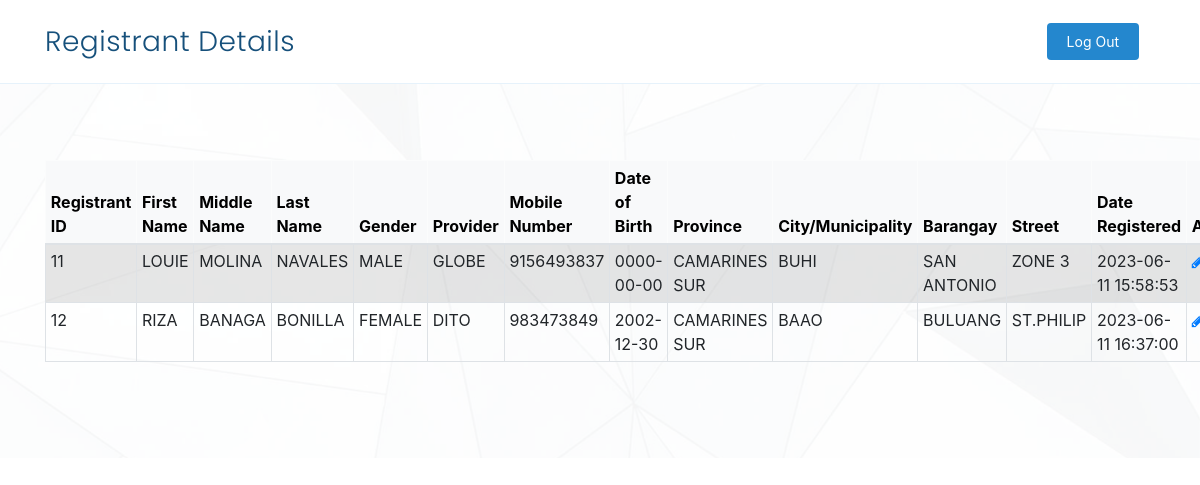
Page /admin.php (signed in) on the earlier database version.
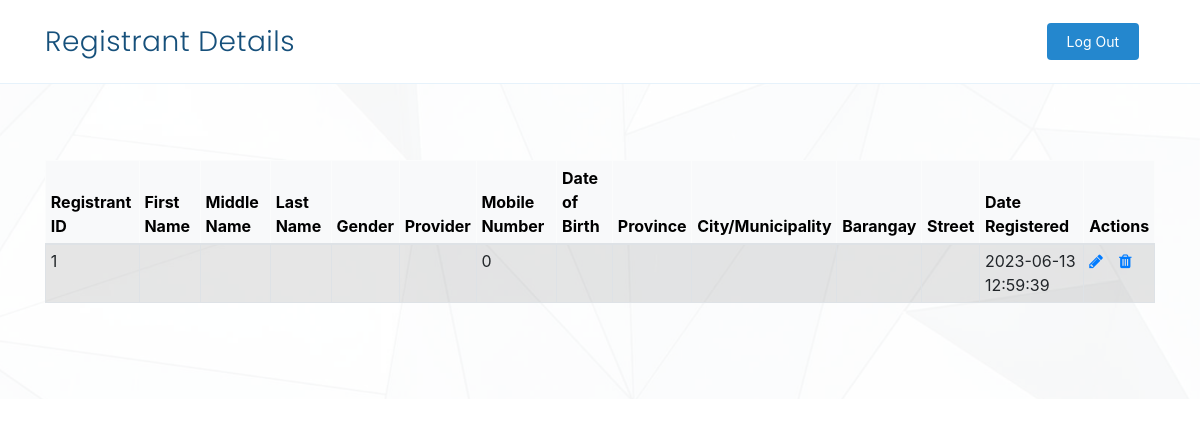
Same page on the later database version.
### tables this page shows
CREATE TABLE `registrants` (
  `id` int(11) NOT NULL,
  `firstname` varchar(50) NOT NULL,
  `middlename` varchar(50) NOT NULL,
  `surname` varchar(50) NOT NULL,
  `gender` varchar(10) NOT NULL,
  `provider` varchar(10) NOT NULL,
  `mobile_number` bigint(20) NOT NULL,
  `date_of_birth` text NOT NULL,
  `province` varchar(50) NOT NULL,
  `city` varchar(50) NOT NULL,
  `barangay` varchar(50) NOT NULL,
  `street` text NOT NULL,
  `date_registered` timestamp NOT NULL DEFAULT current_timestamp() ON UPDATE current_timestamp()
);

### admin.php (the view, shortened to what this page needs)
<!DOCTYPE html>
<html lang="en">
<head>
  <link href="assets/vendor/aos/aos.css" rel="stylesheet">
  <link href="assets/vendor/bootstrap/css/bootstrap.min.css" rel="stylesheet">
  <link href="assets/vendor/bootstrap-icons/bootstrap-icons.css" rel="stylesheet">
  <link href="assets/vendor/boxicons/css/boxicons.min.css" rel="stylesheet">
  <link href="assets/vendor/glightbox/css/glightbox.min.css" rel="stylesheet">
  <link href="assets/vendor/remixicon/remixicon.css" rel="stylesheet">
  <link href="assets/vendor/swiper/swiper-bundle.min.css" rel="stylesheet">
  <link href="assets/css/style.css" rel="stylesheet">
  <link rel="stylesheet" href="https://stackpath.bootstrapcdn.com/bootstrap/4.5.2/css/bootstrap.min.css">
  <link rel="stylesheet" href="https://stackpath.bootstrapcdn.com/bootstrap/4.5.2/css/bootstrap.min.css">
  <link rel="stylesheet" href="https://maxcdn.bootstrapcdn.com/font-awesome/4.7.0/css/font-awesome.min.css">
  <link rel="stylesheet" href="https://cdn.datatables.net/1.13.4/css/jquery.dataTables.min.css">
</head>
<body>
<header id="header" class="fixed-top">
    <div class="container d-flex align-items-center justify-content-between">
      <h1 class="logo"><a>Registrant Details</a></h1>
      <nav id="navbar" class="navbar">
        <ul>
          <li><a class="getstarted scrollto" href="logout.php">Log Out</a></li>
        </ul>
      </nav>
    </div>
  </header>
  <section id=hero>
        <div class="container">
            <div class="row">
                <div class="col-md-12">
                    <?php
                    require_once "config.php";
                    $sql = "SELECT * FROM registrants";
                    if($result = mysqli_query($link, $sql)){
                        if(mysqli_num_rows($result) > 0){
                            echo '<table class="table table-bordered table-striped table-hover table-sm table-responsive{-sm|-md|-lg|-xl|-xxl}" data-aos="fade-down" data-aos-delay="100">';
                                echo '<thead class="table-light">';
                                    echo "<tr>";
                                        echo "<th>Registrant ID</th>";
                                        echo "<th>First Name</th>";
                                        echo "<th>Middle Name</th>";
                                        echo "<th>Last Name</th>";
                                        echo "<th>Gender</th>";
                                        echo "<th>Provider</th>";
                                        echo "<th>Mobile Number</th>";
                                        echo "<th>Date of Birth</th>";
                                        echo "<th>Province</th>";
                                        echo "<th>City/Municipality</th>";
                                        echo "<th>Barangay</th>";
                                        echo "<th>Street</th>";
                                        echo "<th>Date Registered</th>";
                                        echo "<th>Actions</th>";
                                    echo "</tr>";
                                echo "</thead>";
                                echo "<tbody>";
                                while($row = mysqli_fetch_array($result)){
                                    echo "<tr class='text-uppercase'>";
                                        echo "<td>" . $row['id'] . "</td>";
                                        echo "<td>" . $row['firstname'] . "</td>";
                                        echo "<td>" . $row['middlename'] . "</td>";
                                        echo "<td>" . $row['surname'] . "</td>";
                                        echo "<td>" . $row['gender'] . "</td>";
                                        echo "<td>" . $row['provider'] . "</td>";
                                        echo "<td>" . $row['mobile_number'] . "</td>";
                                        echo "<td>" . $row['date_of_birth'] . "</td>";
                                        echo "<td>" . $row['province'] . "</td>";
                                        echo "<td>" . $row['city'] . "</td>";
                                        echo "<td>" . $row['barangay'] . "</td>";
                                        echo "<td>" . $row['street'] . "</td>";
                                        echo "<td>" . $row['date_registered'] . "</td>";
                                        echo "<td>";
                                            echo '<a href="update.php?id='. $row['id'] .'" class="mr-3" title="Update Resgistrant" data-toggle="tooltip"><span class="fa fa-pencil"></span></a>';
                                            echo '<a href="delete.php?id='. $row['id'] .'" title="Delete Registrant" data-toggle="tooltip"><span class="fa fa-trash"></span></a>';
                                        echo "</td>";
                                    echo "</tr>";
                                }
                                echo "</tbody>";
                            echo "</table>";
                        } else{
                            echo '<div class="alert alert-danger"><em>No records were found.</em></div>';
                        }
                    } else{
                        echo "Oops! Something went wrong. Please try again later.";
                    }
                    ?>
                </div>
            </div>
        </div>
    </section>
</body>
</html>

### assets/css/style.css (style rules this page uses)
body { font-family: "Open Sans", sans-serif; color: #444444; }
a { color: #2487ce; text-decoration: none; }
h1, h2, h3, h4, h5, h6 { font-family: "Raleway", sans-serif; }
#header { transition: all 0.5s; background: #fff; z-index: 997; padding: 15px 0; border-bottom: 1px solid #e6f2fb; }
#header .logo { font-size: 28px; margin: 0; padding: 0; line-height: 1; font-weight: 300; letter-spacing: 0.5px; font-family: "Poppins", sans-serif; }
#header .logo a { color: #16507b; }
.navbar { padding: 0; }
.navbar ul { margin: 0; padding: 0; display: flex; list-style: none; align-items: center; }
.navbar li { position: relative; }
.navbar a, .navbar a:focus { display: flex; align-items: center; justify-content: space-between; padding: 10px 0 10px 30px; font-size: 14px; color: #16507b; white-space: nowrap; transition: 0.3s; }
.navbar .getstarted, .navbar .getstarted:focus { background: #2487ce; padding: 8px 20px; margin-left: 30px; border-radius: 4px; color: #fff; }
#hero { width: 100%; height: 100vh; position: relative; background: url("../img/hero-bg.jpg") top center; background-size: cover; position: relative; }
#hero:before { content: ""; background: rgba(255, 255, 255, 0.8); position: absolute; bottom: 0; top: 0; left: 0; right: 0; }
#hero .container { padding-top: 80px; }
@media (min-width: 1024px) { #hero { background-attachment: fixed; } }
@media (max-height: 800px) { #hero { height: auto; } }
section { padding: 80px 0; overflow: hidden; }

Differences in the rows shown:
removed registrants: id "11", firstname "LOUIE", middlename "MOLINA", surname "NAVALES", gender "MALE", provider "GLOBE", mobile_number "9156493837", date_of_birth "0000-00-00", province "CAMARINES SUR", city "BUHI", barangay "SAN ANTONIO", street "ZONE 3", date_registered "2023-06-11 15:58:53"
removed registrants: id "12", firstname "RIZA", middlename "BANAGA", surname "BONILLA", gender "FEMALE", provider "DITO", mobile_number "983473849", date_of_birth "2002-12-30", province "CAMARINES SUR", city "BAAO", barangay "BULUANG", street "ST.PHILIP", date_registered "2023-06-11 16:37:00"
added registrants: id "1", mobile_number "0", date_registered "2023-06-13 12:59:39"
